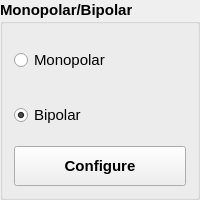
      <widget class="QGroupBox" name="gb_monopolar_bipolar">
       <property name="enabled">
        <bool>true</bool>
       </property>
       <property name="minimumSize">
        <size>
         <width>0</width>
         <height>200</height>
        </size>
       </property>
       <property name="maximumSize">
        <size>
         <width>16777215</width>
         <height>200</height>
        </size>
       </property>
       <property name="font">
        <font>
         <pointsize>11</pointsize>
         <weight>75</weight>
         <bold>true</bold>
        </font>
       </property>
       <property name="title">
        <string>Monopolar/Bipolar</string>
       </property>
       <layout class="QGridLayout" name="gridLayout_22">
        <item row="0" column="0">
         <layout class="QHBoxLayout" name="horizontalLayout_11">
          <item>
           <widget class="QRadioButton" name="rbt_monopolar">
            <property name="font">
             <font>
              <weight>50</weight>
              <bold>false</bold>
             </font>
            </property>
            <property name="text">
             <string>Monopolar</string>
            </property>
           </widget>
          </item>
          <item>
           <widget class="QLabel" name="la_monopolar_led">
            <property name="enabled">
             <bool>false</bool>
            </property>
            <property name="sizePolicy">
             <sizepolicy hsizetype="Maximum" vsizetype="Preferred">
              <horstretch>0</horstretch>
              <verstretch>0</verstretch>
             </sizepolicy>
            </property>
            <property name="font">
             <font>
              <weight>50</weight>
              <bold>false</bold>
             </font>
            </property>
            <property name="text">
             <string/>
            </property>
            <property name="pixmap">
             <pixmap>../../resources/img/green_light.png</pixmap>
            </property>
           </widget>
          </item>
         </layout>
        </item>
        <item row="1" column="0">
         <layout class="QHBoxLayout" name="horizontalLayout_12">
          <item>
           <widget class="QRadioButton" name="rbt_bipolar">
            <property name="font">
             <font>
              <weight>50</weight>
              <bold>false</bold>
             </font>
            </property>
            <property name="text">
             <string>Bipolar</string>
            </property>
            <property name="checked">
             <bool>true</bool>
            </property>
           </widget>
          </item>
          <item alignment="Qt::AlignRight">
           <widget class="QLabel" name="la_bipolar_led">
            <property name="enabled">
             <bool>false</bool>
            </property>
            <property name="font">
             <font>
              <weight>50</weight>
              <bold>false</bold>
             </font>
            </property>
            <property name="text">
             <string/>
            </property>
            <property name="pixmap">
             <pixmap>../../resources/img/green_light.png</pixmap>
            </property>
           </widget>
          </item>
         </layout>
        </item>
        <item row="2" column="0">
         <widget class="QPushButton" name="pb_monopolar_bipolar">
          <property name="enabled">
           <bool>true</bool>
          </property>
          <property name="minimumSize">
           <size>
            <width>0</width>
            <height>40</height>
           </size>
          </property>
          <property name="font">
           <font>
            <pointsize>11</pointsize>
            <weight>75</weight>
            <bold>true</bold>
           </font>
          </property>
          <property name="text">
           <string>Configure</string>
          </property>
          <property name="icon">
           <iconset>
            <normaloff>../../resources/img/settings.svg</normaloff>../../resources/img/settings.svg</iconset>
          </property>
          <property name="iconSize">
           <size>
            <width>24</width>
            <height>24</height>
           </size>
          </property>
          <property name="checkable">
           <bool>false</bool>
          </property>
         </widget>
        </item>
       </layout>
      </widget>
